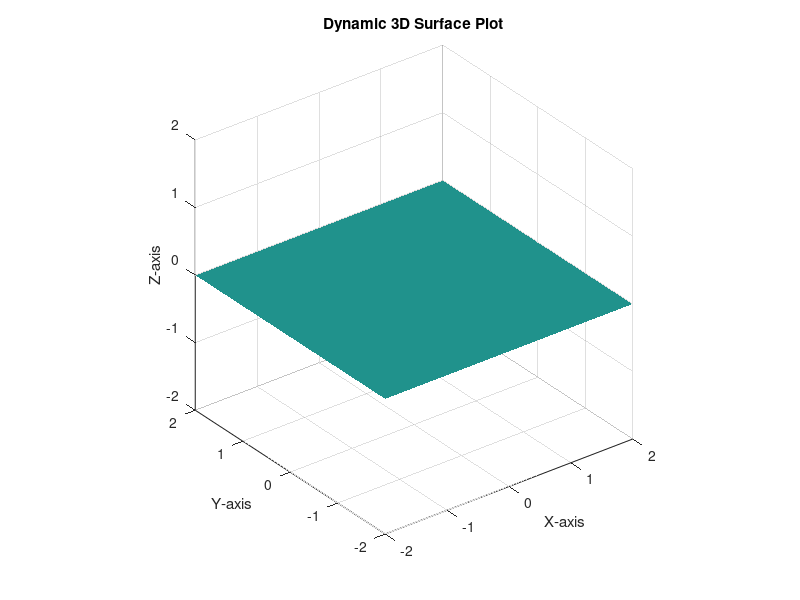

The MATLAB source for this figure: (Note: this script raises an error after producing the figure.)
function SurfaceForThinkspeak()
% ThingSpeak Channel ID and Write API Key
channelID = 2332155;
readAPIKey = 'FIZT5F9N257PMZBG';
% writeAPIKey = 'PORNZDX2Q0SNDGG9'; 

% Clear existing data from ThingSpeak channel
% emptyData = NaN(1, 3);
% thingSpeakWrite(channelID, emptyData, 'Fields', [4, 5, 6], 'WriteKey', writeAPIKey);

% Create a figure for the 3D surface plot
figure;
hold on;
grid on;
xlabel('X-axis');
ylabel('Y-axis');
zlabel('Z-axis');
title('Dynamic 3D Surface Plot');

% Initialize a plain surface
[X, Y] = meshgrid(-2:0.2:2, -2:0.2:2);
Z = zeros(size(X));

% Create the initial surface plot
h = surf(X, Y, Z, 'FaceColor', 'interp', 'EdgeColor', 'none');
view(3);
axis equal;

% Set the initial view angle
az = 30;
el = 30;

% Start an animation loop
while ishandle(h)  % Check if the figure is still open
    % Fetch the latest data point from ThingSpeak
    data = thingSpeakRead(channelID, 'Fields', [4, 5, 6], 'NumPoints', 1, 'ReadKey', readAPIKey);

    % Extract data into separate variables
    xRotation = data(1, 1);
    yRotation = data(1, 2);
    zRotation = data(1, 3);

    % Display the rotation data for debugging
    fprintf('xRotation: %.2f, yRotation: %.2f, zRotation: %.2f\n', xRotation, yRotation, zRotation);

    % Update the view angle based on the rotation data
    az = zRotation; % Adjust this mapping based on your specific sensor data
    

    % Display the view angles for debugging
    fprintf('az: %.2f, el: %.2f\n', az, el);

    % Update the view only if az and el are valid (not NaN)
    if ~isnan(az) && ~isnan(el)
        view(az, el);
    end

    % Add a pause to control the animation speed
    pause(0.5);
end



